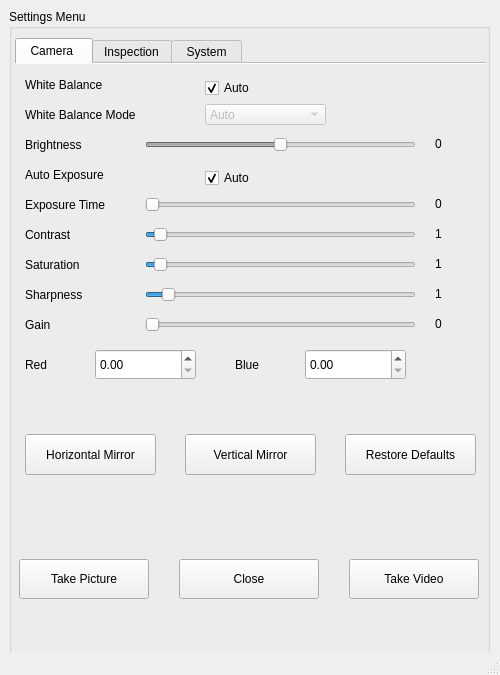
<?xml version="1.0" encoding="UTF-8"?>
<ui version="4.0">
 <class>Sett_Window</class>
 <widget class="QMainWindow" name="Sett_Window">
  <property name="enabled">
   <bool>true</bool>
  </property>
  <property name="geometry">
   <rect>
    <x>0</x>
    <y>0</y>
    <width>500</width>
    <height>675</height>
   </rect>
  </property>
  <property name="maximumSize">
   <size>
    <width>500</width>
    <height>800</height>
   </size>
  </property>
  <property name="acceptDrops">
   <bool>false</bool>
  </property>
  <property name="windowTitle">
   <string>Settings Menu</string>
  </property>
  <property name="autoFillBackground">
   <bool>true</bool>
  </property>
  <property name="documentMode">
   <bool>true</bool>
  </property>
  <property name="tabShape">
   <enum>QTabWidget::Rounded</enum>
  </property>
  <widget class="QWidget" name="centralwidget">
   <widget class="QGroupBox" name="Major_gpb">
    <property name="geometry">
     <rect>
      <x>9</x>
      <y>9</y>
      <width>481</width>
      <height>741</height>
     </rect>
    </property>
    <property name="title">
     <string>Settings Menu </string>
    </property>
    <property name="flat">
     <bool>true</bool>
    </property>
    <widget class="QTabWidget" name="TABS_tab">
     <property name="geometry">
      <rect>
       <x>6</x>
       <y>29</y>
       <width>471</width>
       <height>481</height>
      </rect>
     </property>
     <property name="currentIndex">
      <number>0</number>
     </property>
     <property name="documentMode">
      <bool>true</bool>
     </property>
     <widget class="QWidget" name="CAMS_tab">
      <attribute name="title">
       <string> Camera  </string>
      </attribute>
      <widget class="QLabel" name="WB_L">
       <property name="geometry">
        <rect>
         <x>10</x>
         <y>10</y>
         <width>111</width>
         <height>22</height>
        </rect>
       </property>
       <property name="text">
        <string>White Balance</string>
       </property>
      </widget>
      <widget class="QLabel" name="CNTS_L">
       <property name="geometry">
        <rect>
         <x>10</x>
         <y>160</y>
         <width>91</width>
         <height>22</height>
        </rect>
       </property>
       <property name="text">
        <string>Contrast </string>
       </property>
      </widget>
      <widget class="QLabel" name="BRGT_L">
       <property name="geometry">
        <rect>
         <x>10</x>
         <y>70</y>
         <width>91</width>
         <height>22</height>
        </rect>
       </property>
       <property name="text">
        <string>Brightness </string>
       </property>
      </widget>
      <widget class="QLabel" name="STRT_L">
       <property name="geometry">
        <rect>
         <x>10</x>
         <y>190</y>
         <width>91</width>
         <height>22</height>
        </rect>
       </property>
       <property name="text">
        <string>Saturation </string>
       </property>
      </widget>
      <widget class="QLabel" name="SHRP_L">
       <property name="geometry">
        <rect>
         <x>10</x>
         <y>220</y>
         <width>91</width>
         <height>22</height>
        </rect>
       </property>
       <property name="text">
        <string>Sharpness </string>
       </property>
      </widget>
      <widget class="QLabel" name="GAIN_L">
       <property name="geometry">
        <rect>
         <x>10</x>
         <y>250</y>
         <width>41</width>
         <height>22</height>
        </rect>
       </property>
       <property name="text">
        <string>Gain </string>
       </property>
      </widget>
      <widget class="QLabel" name="REDS_L">
       <property name="geometry">
        <rect>
         <x>10</x>
         <y>290</y>
         <width>41</width>
         <height>22</height>
        </rect>
       </property>
       <property name="text">
        <string>Red </string>
       </property>
      </widget>
      <widget class="QLabel" name="BLUS_L">
       <property name="geometry">
        <rect>
         <x>220</x>
         <y>290</y>
         <width>91</width>
         <height>22</height>
        </rect>
       </property>
       <property name="text">
        <string>Blue </string>
       </property>
      </widget>
      <widget class="QSlider" name="CNTT_slr">
       <property name="geometry">
        <rect>
         <x>130</x>
         <y>160</y>
         <width>271</width>
         <height>21</height>
        </rect>
       </property>
       <property name="maximum">
        <number>32</number>
       </property>
       <property name="value">
        <number>1</number>
       </property>
       <property name="orientation">
        <enum>Qt::Horizontal</enum>
       </property>
      </widget>
      <widget class="QPushButton" name="HOMR_btn">
       <property name="geometry">
        <rect>
         <x>10</x>
         <y>370</y>
         <width>131</width>
         <height>41</height>
        </rect>
       </property>
       <property name="text">
        <string>Horizontal Mirror</string>
       </property>
       <property name="autoExclusive">
        <bool>false</bool>
       </property>
       <property name="autoDefault">
        <bool>false</bool>
       </property>
       <property name="default">
        <bool>false</bool>
       </property>
       <property name="flat">
        <bool>false</bool>
       </property>
      </widget>
      <widget class="QPushButton" name="RSDF_btn">
       <property name="geometry">
        <rect>
         <x>330</x>
         <y>370</y>
         <width>131</width>
         <height>41</height>
        </rect>
       </property>
       <property name="autoFillBackground">
        <bool>false</bool>
       </property>
       <property name="text">
        <string>Restore Defaults</string>
       </property>
       <property name="default">
        <bool>false</bool>
       </property>
      </widget>
      <widget class="QPushButton" name="VEMR_btn">
       <property name="geometry">
        <rect>
         <x>170</x>
         <y>370</y>
         <width>131</width>
         <height>41</height>
        </rect>
       </property>
       <property name="text">
        <string>Vertical Mirror</string>
       </property>
      </widget>
      <widget class="QSlider" name="BRNS_slr">
       <property name="enabled">
        <bool>false</bool>
       </property>
       <property name="geometry">
        <rect>
         <x>130</x>
         <y>70</y>
         <width>271</width>
         <height>21</height>
        </rect>
       </property>
       <property name="minimum">
        <number>-10</number>
       </property>
       <property name="maximum">
        <number>10</number>
       </property>
       <property name="singleStep">
        <number>1</number>
       </property>
       <property name="value">
        <number>0</number>
       </property>
       <property name="orientation">
        <enum>Qt::Horizontal</enum>
       </property>
      </widget>
      <widget class="QSlider" name="STRT_slr">
       <property name="geometry">
        <rect>
         <x>130</x>
         <y>190</y>
         <width>271</width>
         <height>21</height>
        </rect>
       </property>
       <property name="maximum">
        <number>32</number>
       </property>
       <property name="value">
        <number>1</number>
       </property>
       <property name="orientation">
        <enum>Qt::Horizontal</enum>
       </property>
      </widget>
      <widget class="QSlider" name="SHPS_slr">
       <property name="geometry">
        <rect>
         <x>130</x>
         <y>220</y>
         <width>271</width>
         <height>21</height>
        </rect>
       </property>
       <property name="maximum">
        <number>16</number>
       </property>
       <property name="value">
        <number>1</number>
       </property>
       <property name="orientation">
        <enum>Qt::Horizontal</enum>
       </property>
      </widget>
      <widget class="QSlider" name="GAIN_slr">
       <property name="geometry">
        <rect>
         <x>130</x>
         <y>250</y>
         <width>271</width>
         <height>21</height>
        </rect>
       </property>
       <property name="minimum">
        <number>0</number>
       </property>
       <property name="maximum">
        <number>16</number>
       </property>
       <property name="value">
        <number>0</number>
       </property>
       <property name="orientation">
        <enum>Qt::Horizontal</enum>
       </property>
      </widget>
      <widget class="QCheckBox" name="WHBA_ckx">
       <property name="geometry">
        <rect>
         <x>190</x>
         <y>10</y>
         <width>95</width>
         <height>28</height>
        </rect>
       </property>
       <property name="text">
        <string>Auto </string>
       </property>
       <property name="checked">
        <bool>true</bool>
       </property>
      </widget>
      <widget class="QLabel" name="WBM_L">
       <property name="geometry">
        <rect>
         <x>10</x>
         <y>40</y>
         <width>151</width>
         <height>22</height>
        </rect>
       </property>
       <property name="text">
        <string>White Balance Mode</string>
       </property>
      </widget>
      <widget class="QComboBox" name="WHBM_cbx">
       <property name="enabled">
        <bool>false</bool>
       </property>
       <property name="geometry">
        <rect>
         <x>190</x>
         <y>40</y>
         <width>121</width>
         <height>21</height>
        </rect>
       </property>
       <item>
        <property name="text">
         <string>Auto</string>
        </property>
       </item>
       <item>
        <property name="text">
         <string>Incandescent</string>
        </property>
       </item>
       <item>
        <property name="text">
         <string>Tungsten</string>
        </property>
       </item>
       <item>
        <property name="text">
         <string>Fluorescent</string>
        </property>
       </item>
       <item>
        <property name="text">
         <string>Indoor</string>
        </property>
       </item>
       <item>
        <property name="text">
         <string>Daylight</string>
        </property>
       </item>
       <item>
        <property name="text">
         <string>Cloudy</string>
        </property>
       </item>
      </widget>
      <widget class="QCheckBox" name="AUEX_ckx">
       <property name="geometry">
        <rect>
         <x>190</x>
         <y>100</y>
         <width>95</width>
         <height>28</height>
        </rect>
       </property>
       <property name="text">
        <string>Auto </string>
       </property>
       <property name="checked">
        <bool>true</bool>
       </property>
      </widget>
      <widget class="QLabel" name="AUEX_L">
       <property name="geometry">
        <rect>
         <x>10</x>
         <y>100</y>
         <width>111</width>
         <height>22</height>
        </rect>
       </property>
       <property name="text">
        <string>Auto Exposure</string>
       </property>
      </widget>
      <widget class="QLabel" name="EXTM_L">
       <property name="geometry">
        <rect>
         <x>10</x>
         <y>130</y>
         <width>111</width>
         <height>22</height>
        </rect>
       </property>
       <property name="text">
        <string>Exposure Time</string>
       </property>
      </widget>
      <widget class="QSlider" name="EXTM_slr">
       <property name="enabled">
        <bool>false</bool>
       </property>
       <property name="geometry">
        <rect>
         <x>130</x>
         <y>131</y>
         <width>271</width>
         <height>20</height>
        </rect>
       </property>
       <property name="minimum">
        <number>75</number>
       </property>
       <property name="maximum">
        <number>6000000</number>
       </property>
       <property name="pageStep">
        <number>1</number>
       </property>
       <property name="orientation">
        <enum>Qt::Horizontal</enum>
       </property>
      </widget>
      <widget class="QLabel" name="BRNS_lbl">
       <property name="geometry">
        <rect>
         <x>420</x>
         <y>70</y>
         <width>51</width>
         <height>20</height>
        </rect>
       </property>
       <property name="text">
        <string>0</string>
       </property>
      </widget>
      <widget class="QLabel" name="EXTM_lbl">
       <property name="geometry">
        <rect>
         <x>420</x>
         <y>130</y>
         <width>51</width>
         <height>20</height>
        </rect>
       </property>
       <property name="text">
        <string>0</string>
       </property>
      </widget>
      <widget class="QLabel" name="CNTT_lbl">
       <property name="geometry">
        <rect>
         <x>420</x>
         <y>160</y>
         <width>51</width>
         <height>20</height>
        </rect>
       </property>
       <property name="text">
        <string>1</string>
       </property>
      </widget>
      <widget class="QLabel" name="STRT_lbl">
       <property name="geometry">
        <rect>
         <x>420</x>
         <y>190</y>
         <width>51</width>
         <height>20</height>
        </rect>
       </property>
       <property name="text">
        <string>1</string>
       </property>
      </widget>
      <widget class="QLabel" name="SHPS_lbl">
       <property name="geometry">
        <rect>
         <x>420</x>
         <y>220</y>
         <width>51</width>
         <height>20</height>
        </rect>
       </property>
       <property name="text">
        <string>1</string>
       </property>
      </widget>
      <widget class="QLabel" name="GAIN_lbl">
       <property name="geometry">
        <rect>
         <x>420</x>
         <y>250</y>
         <width>51</width>
         <height>20</height>
        </rect>
       </property>
       <property name="text">
        <string>0</string>
       </property>
      </widget>
      <widget class="QDoubleSpinBox" name="REDS_spb">
       <property name="geometry">
        <rect>
         <x>80</x>
         <y>285</y>
         <width>101</width>
         <height>31</height>
        </rect>
       </property>
       <property name="maximum">
        <double>32.000000000000000</double>
       </property>
       <property name="singleStep">
        <double>0.100000000000000</double>
       </property>
      </widget>
      <widget class="QDoubleSpinBox" name="doubleSpinBox_2">
       <property name="geometry">
        <rect>
         <x>290</x>
         <y>285</y>
         <width>101</width>
         <height>31</height>
        </rect>
       </property>
       <property name="maximum">
        <double>32.000000000000000</double>
       </property>
       <property name="singleStep">
        <double>0.100000000000000</double>
       </property>
      </widget>
     </widget>
     <widget class="QWidget" name="INSP_tab">
      <attribute name="title">
       <string>Inspection</string>
      </attribute>
      <widget class="QLabel" name="REIM_L">
       <property name="geometry">
        <rect>
         <x>10</x>
         <y>20</y>
         <width>151</width>
         <height>22</height>
        </rect>
       </property>
       <property name="text">
        <string>Reference Image:</string>
       </property>
      </widget>
      <widget class="QLabel" name="MNSM_L">
       <property name="geometry">
        <rect>
         <x>10</x>
         <y>70</y>
         <width>151</width>
         <height>22</height>
        </rect>
       </property>
       <property name="text">
        <string>Minimum Similarity:</string>
       </property>
      </widget>
      <widget class="QLineEdit" name="REIM_txb">
       <property name="geometry">
        <rect>
         <x>170</x>
         <y>20</y>
         <width>121</width>
         <height>30</height>
        </rect>
       </property>
      </widget>
      <widget class="QPushButton" name="REIM_btn">
       <property name="geometry">
        <rect>
         <x>320</x>
         <y>20</y>
         <width>131</width>
         <height>30</height>
        </rect>
       </property>
       <property name="text">
        <string>Search</string>
       </property>
      </widget>
      <widget class="QDoubleSpinBox" name="MNSM_spb">
       <property name="geometry">
        <rect>
         <x>170</x>
         <y>60</y>
         <width>121</width>
         <height>31</height>
        </rect>
       </property>
       <property name="accelerated">
        <bool>true</bool>
       </property>
       <property name="suffix">
        <string>%</string>
       </property>
       <property name="singleStep">
        <double>0.010000000000000</double>
       </property>
       <property name="stepType">
        <enum>QAbstractSpinBox::DefaultStepType</enum>
       </property>
       <property name="value">
        <double>99.989999999999995</double>
       </property>
      </widget>
      <widget class="QPushButton" name="BOOT_btn">
       <property name="geometry">
        <rect>
         <x>160</x>
         <y>330</y>
         <width>131</width>
         <height>30</height>
        </rect>
       </property>
       <property name="text">
        <string>Boot</string>
       </property>
      </widget>
      <widget class="QLabel" name="STRT_L_2">
       <property name="geometry">
        <rect>
         <x>10</x>
         <y>330</y>
         <width>151</width>
         <height>22</height>
        </rect>
       </property>
       <property name="text">
        <string>Begin Inspection</string>
       </property>
      </widget>
      <widget class="QGroupBox" name="CRSH_gpb">
       <property name="geometry">
        <rect>
         <x>30</x>
         <y>120</y>
         <width>401</width>
         <height>191</height>
        </rect>
       </property>
       <property name="title">
        <string>Crosshairs</string>
       </property>
       <property name="flat">
        <bool>false</bool>
       </property>
       <property name="checkable">
        <bool>false</bool>
       </property>
       <widget class="QCheckBox" name="CRH1_cbx">
        <property name="geometry">
         <rect>
          <x>10</x>
          <y>30</y>
          <width>95</width>
          <height>28</height>
         </rect>
        </property>
        <property name="text">
         <string>Show</string>
        </property>
       </widget>
       <widget class="QCheckBox" name="CRH2_cbx">
        <property name="geometry">
         <rect>
          <x>10</x>
          <y>70</y>
          <width>95</width>
          <height>28</height>
         </rect>
        </property>
        <property name="text">
         <string>Show</string>
        </property>
       </widget>
       <widget class="QCheckBox" name="CRV1_cbx">
        <property name="geometry">
         <rect>
          <x>10</x>
          <y>110</y>
          <width>95</width>
          <height>28</height>
         </rect>
        </property>
        <property name="text">
         <string>Show</string>
        </property>
       </widget>
       <widget class="QCheckBox" name="CRV2_cbx">
        <property name="geometry">
         <rect>
          <x>10</x>
          <y>150</y>
          <width>95</width>
          <height>28</height>
         </rect>
        </property>
        <property name="text">
         <string>Show</string>
        </property>
       </widget>
       <widget class="QComboBox" name="CH1C_cbb">
        <property name="geometry">
         <rect>
          <x>190</x>
          <y>30</y>
          <width>101</width>
          <height>30</height>
         </rect>
        </property>
        <item>
         <property name="text">
          <string>Red</string>
         </property>
        </item>
        <item>
         <property name="text">
          <string>Blue</string>
         </property>
        </item>
        <item>
         <property name="text">
          <string>Green</string>
         </property>
        </item>
        <item>
         <property name="text">
          <string>Yellow</string>
         </property>
        </item>
        <item>
         <property name="text">
          <string>Orange</string>
         </property>
        </item>
        <item>
         <property name="text">
          <string>Purple</string>
         </property>
        </item>
        <item>
         <property name="text">
          <string>Pink</string>
         </property>
        </item>
       </widget>
       <widget class="QSpinBox" name="CH1L_spb">
        <property name="geometry">
         <rect>
          <x>320</x>
          <y>30</y>
          <width>71</width>
          <height>31</height>
         </rect>
        </property>
        <property name="accelerated">
         <bool>true</bool>
        </property>
        <property name="maximum">
         <number>1080</number>
        </property>
       </widget>
       <widget class="QSpinBox" name="CH2L_spb">
        <property name="geometry">
         <rect>
          <x>320</x>
          <y>70</y>
          <width>71</width>
          <height>31</height>
         </rect>
        </property>
        <property name="accelerated">
         <bool>true</bool>
        </property>
        <property name="maximum">
         <number>1080</number>
        </property>
       </widget>
       <widget class="QSpinBox" name="CV1L_spb">
        <property name="geometry">
         <rect>
          <x>320</x>
          <y>110</y>
          <width>71</width>
          <height>31</height>
         </rect>
        </property>
        <property name="accelerated">
         <bool>true</bool>
        </property>
        <property name="maximum">
         <number>1920</number>
        </property>
       </widget>
       <widget class="QSpinBox" name="CV2L_spb">
        <property name="geometry">
         <rect>
          <x>320</x>
          <y>150</y>
          <width>71</width>
          <height>31</height>
         </rect>
        </property>
        <property name="accelerated">
         <bool>true</bool>
        </property>
        <property name="maximum">
         <number>1920</number>
        </property>
       </widget>
       <widget class="QLabel" name="CRH1_L">
        <property name="geometry">
         <rect>
          <x>90</x>
          <y>30</y>
          <width>91</width>
          <height>31</height>
         </rect>
        </property>
        <property name="text">
         <string>Horizontal</string>
        </property>
       </widget>
       <widget class="QLabel" name="CRH2_L">
        <property name="geometry">
         <rect>
          <x>90</x>
          <y>70</y>
          <width>91</width>
          <height>31</height>
         </rect>
        </property>
        <property name="text">
         <string>Horizontal</string>
        </property>
       </widget>
       <widget class="QLabel" name="CRV1_L">
        <property name="geometry">
         <rect>
          <x>90</x>
          <y>110</y>
          <width>91</width>
          <height>31</height>
         </rect>
        </property>
        <property name="text">
         <string>Vertical</string>
        </property>
       </widget>
       <widget class="QLabel" name="CRV2_L">
        <property name="geometry">
         <rect>
          <x>90</x>
          <y>150</y>
          <width>91</width>
          <height>31</height>
         </rect>
        </property>
        <property name="text">
         <string>Vertical</string>
        </property>
       </widget>
       <widget class="QComboBox" name="CH1C_cbb_2">
        <property name="geometry">
         <rect>
          <x>190</x>
          <y>70</y>
          <width>101</width>
          <height>30</height>
         </rect>
        </property>
        <item>
         <property name="text">
          <string>Red</string>
         </property>
        </item>
        <item>
         <property name="text">
          <string>Blue</string>
         </property>
        </item>
        <item>
         <property name="text">
          <string>Green</string>
         </property>
        </item>
        <item>
         <property name="text">
          <string>Yellow</string>
         </property>
        </item>
        <item>
         <property name="text">
          <string>Orange</string>
         </property>
        </item>
        <item>
         <property name="text">
          <string>Purple</string>
         </property>
        </item>
        <item>
         <property name="text">
          <string>Pink</string>
         </property>
        </item>
       </widget>
       <widget class="QComboBox" name="CH1C_cbb_3">
        <property name="geometry">
         <rect>
          <x>190</x>
          <y>110</y>
          <width>101</width>
          <height>30</height>
         </rect>
        </property>
        <item>
         <property name="text">
          <string>Red</string>
         </property>
        </item>
        <item>
         <property name="text">
          <string>Blue</string>
         </property>
        </item>
        <item>
         <property name="text">
          <string>Green</string>
         </property>
        </item>
        <item>
         <property name="text">
          <string>Yellow</string>
         </property>
        </item>
        <item>
         <property name="text">
          <string>Orange</string>
         </property>
        </item>
        <item>
         <property name="text">
          <string>Purple</string>
         </property>
        </item>
        <item>
         <property name="text">
          <string>Pink</string>
         </property>
        </item>
       </widget>
       <widget class="QComboBox" name="CH1C_cbb_4">
        <property name="geometry">
         <rect>
          <x>190</x>
          <y>150</y>
          <width>101</width>
          <height>30</height>
         </rect>
        </property>
        <item>
         <property name="text">
          <string>Red</string>
         </property>
        </item>
        <item>
         <property name="text">
          <string>Blue</string>
         </property>
        </item>
        <item>
         <property name="text">
          <string>Green</string>
         </property>
        </item>
        <item>
         <property name="text">
          <string>Yellow</string>
         </property>
        </item>
        <item>
         <property name="text">
          <string>Orange</string>
         </property>
        </item>
        <item>
         <property name="text">
          <string>Purple</string>
         </property>
        </item>
        <item>
         <property name="text">
          <string>Pink</string>
         </property>
        </item>
       </widget>
      </widget>
     </widget>
     <widget class="QWidget" name="SYST_tab">
      <attribute name="title">
       <string> System </string>
      </attribute>
      <widget class="QLabel" name="DATE_L">
       <property name="geometry">
        <rect>
         <x>10</x>
         <y>10</y>
         <width>141</width>
         <height>31</height>
        </rect>
       </property>
       <property name="text">
        <string>Dd/Mm/Yyyy: </string>
       </property>
      </widget>
      <widget class="QLabel" name="TIME_L">
       <property name="geometry">
        <rect>
         <x>10</x>
         <y>60</y>
         <width>91</width>
         <height>31</height>
        </rect>
       </property>
       <property name="text">
        <string>Time: </string>
       </property>
      </widget>
      <widget class="QPushButton" name="SHTD_btn">
       <property name="geometry">
        <rect>
         <x>10</x>
         <y>240</y>
         <width>131</width>
         <height>41</height>
        </rect>
       </property>
       <property name="text">
        <string>Shutdown</string>
       </property>
      </widget>
      <widget class="QPushButton" name="REBT_btn">
       <property name="geometry">
        <rect>
         <x>320</x>
         <y>240</y>
         <width>131</width>
         <height>41</height>
        </rect>
       </property>
       <property name="text">
        <string>Reboot</string>
       </property>
      </widget>
      <widget class="QLabel" name="PJNM_L">
       <property name="geometry">
        <rect>
         <x>10</x>
         <y>110</y>
         <width>111</width>
         <height>31</height>
        </rect>
       </property>
       <property name="text">
        <string>Project Name: </string>
       </property>
      </widget>
      <widget class="QLineEdit" name="PJNM_txb">
       <property name="geometry">
        <rect>
         <x>150</x>
         <y>110</y>
         <width>141</width>
         <height>30</height>
        </rect>
       </property>
      </widget>
      <widget class="QPushButton" name="PJNM_btn">
       <property name="geometry">
        <rect>
         <x>320</x>
         <y>110</y>
         <width>131</width>
         <height>30</height>
        </rect>
       </property>
       <property name="text">
        <string>Update</string>
       </property>
      </widget>
      <widget class="QLabel" name="FLST_L">
       <property name="geometry">
        <rect>
         <x>10</x>
         <y>160</y>
         <width>111</width>
         <height>31</height>
        </rect>
       </property>
       <property name="text">
        <string>File Storage: </string>
       </property>
      </widget>
      <widget class="QLineEdit" name="FLST_txb">
       <property name="geometry">
        <rect>
         <x>150</x>
         <y>170</y>
         <width>141</width>
         <height>30</height>
        </rect>
       </property>
      </widget>
      <widget class="QPushButton" name="FLST_btn">
       <property name="geometry">
        <rect>
         <x>320</x>
         <y>170</y>
         <width>131</width>
         <height>30</height>
        </rect>
       </property>
       <property name="text">
        <string>Search</string>
       </property>
      </widget>
      <widget class="QSpinBox" name="Dday_spb">
       <property name="geometry">
        <rect>
         <x>150</x>
         <y>10</y>
         <width>61</width>
         <height>31</height>
        </rect>
       </property>
       <property name="minimum">
        <number>1</number>
       </property>
       <property name="maximum">
        <number>31</number>
       </property>
      </widget>
      <widget class="QSpinBox" name="Mmnt_spb">
       <property name="geometry">
        <rect>
         <x>220</x>
         <y>10</y>
         <width>61</width>
         <height>31</height>
        </rect>
       </property>
       <property name="minimum">
        <number>1</number>
       </property>
       <property name="maximum">
        <number>12</number>
       </property>
      </widget>
      <widget class="QSpinBox" name="Yyer_spb">
       <property name="geometry">
        <rect>
         <x>300</x>
         <y>10</y>
         <width>81</width>
         <height>31</height>
        </rect>
       </property>
       <property name="minimum">
        <number>2000</number>
       </property>
       <property name="maximum">
        <number>2100</number>
       </property>
      </widget>
      <widget class="QSpinBox" name="Hour_spb">
       <property name="geometry">
        <rect>
         <x>150</x>
         <y>60</y>
         <width>61</width>
         <height>31</height>
        </rect>
       </property>
       <property name="minimum">
        <number>1</number>
       </property>
       <property name="maximum">
        <number>12</number>
       </property>
      </widget>
      <widget class="QSpinBox" name="Mint_spb">
       <property name="geometry">
        <rect>
         <x>220</x>
         <y>60</y>
         <width>61</width>
         <height>31</height>
        </rect>
       </property>
       <property name="maximum">
        <number>60</number>
       </property>
      </widget>
      <widget class="QPushButton" name="DATI_btn">
       <property name="geometry">
        <rect>
         <x>320</x>
         <y>60</y>
         <width>131</width>
         <height>30</height>
        </rect>
       </property>
       <property name="text">
        <string>Update D/T</string>
       </property>
      </widget>
     </widget>
    </widget>
    <widget class="QPushButton" name="CLSE_btn">
     <property name="geometry">
      <rect>
       <x>170</x>
       <y>550</y>
       <width>140</width>
       <height>40</height>
      </rect>
     </property>
     <property name="text">
      <string>Close</string>
     </property>
    </widget>
    <widget class="QPushButton" name="SNAP_btn">
     <property name="geometry">
      <rect>
       <x>10</x>
       <y>550</y>
       <width>130</width>
       <height>40</height>
      </rect>
     </property>
     <property name="text">
      <string>Take Picture</string>
     </property>
    </widget>
    <widget class="QPushButton" name="VIDC_btn">
     <property name="geometry">
      <rect>
       <x>340</x>
       <y>550</y>
       <width>130</width>
       <height>40</height>
      </rect>
     </property>
     <property name="text">
      <string>Take Video</string>
     </property>
    </widget>
   </widget>
  </widget>
  <widget class="QMenuBar" name="menubar">
   <property name="geometry">
    <rect>
     <x>0</x>
     <y>0</y>
     <width>500</width>
     <height>27</height>
    </rect>
   </property>
  </widget>
  <widget class="QStatusBar" name="statusbar"/>
 </widget>
 <resources/>
 <connections>
  <connection>
   <sender>BRNS_slr</sender>
   <signal>valueChanged(int)</signal>
   <receiver>BRNS_lbl</receiver>
   <slot>setNum(int)</slot>
   <hints>
    <hint type="sourcelabel">
     <x>280</x>
     <y>179</y>
    </hint>
    <hint type="destinationlabel">
     <x>460</x>
     <y>178</y>
    </hint>
   </hints>
  </connection>
  <connection>
   <sender>EXTM_slr</sender>
   <signal>valueChanged(int)</signal>
   <receiver>EXTM_lbl</receiver>
   <slot>setNum(int)</slot>
   <hints>
    <hint type="sourcelabel">
     <x>280</x>
     <y>239</y>
    </hint>
    <hint type="destinationlabel">
     <x>460</x>
     <y>238</y>
    </hint>
   </hints>
  </connection>
  <connection>
   <sender>CNTT_slr</sender>
   <signal>valueChanged(int)</signal>
   <receiver>CNTT_lbl</receiver>
   <slot>setNum(int)</slot>
   <hints>
    <hint type="sourcelabel">
     <x>280</x>
     <y>269</y>
    </hint>
    <hint type="destinationlabel">
     <x>460</x>
     <y>268</y>
    </hint>
   </hints>
  </connection>
  <connection>
   <sender>STRT_slr</sender>
   <signal>valueChanged(int)</signal>
   <receiver>STRT_lbl</receiver>
   <slot>setNum(int)</slot>
   <hints>
    <hint type="sourcelabel">
     <x>280</x>
     <y>299</y>
    </hint>
    <hint type="destinationlabel">
     <x>460</x>
     <y>298</y>
    </hint>
   </hints>
  </connection>
  <connection>
   <sender>SHPS_slr</sender>
   <signal>valueChanged(int)</signal>
   <receiver>SHPS_lbl</receiver>
   <slot>setNum(int)</slot>
   <hints>
    <hint type="sourcelabel">
     <x>280</x>
     <y>329</y>
    </hint>
    <hint type="destinationlabel">
     <x>460</x>
     <y>328</y>
    </hint>
   </hints>
  </connection>
  <connection>
   <sender>GAIN_slr</sender>
   <signal>valueChanged(int)</signal>
   <receiver>GAIN_lbl</receiver>
   <slot>setNum(int)</slot>
   <hints>
    <hint type="sourcelabel">
     <x>280</x>
     <y>359</y>
    </hint>
    <hint type="destinationlabel">
     <x>460</x>
     <y>358</y>
    </hint>
   </hints>
  </connection>
  <connection>
   <sender>CLSE_btn</sender>
   <signal>released()</signal>
   <receiver>Sett_Window</receiver>
   <slot>deleteLater()</slot>
   <hints>
    <hint type="sourcelabel">
     <x>94</x>
     <y>616</y>
    </hint>
    <hint type="destinationlabel">
     <x>249</x>
     <y>337</y>
    </hint>
   </hints>
  </connection>
 </connections>
</ui>
